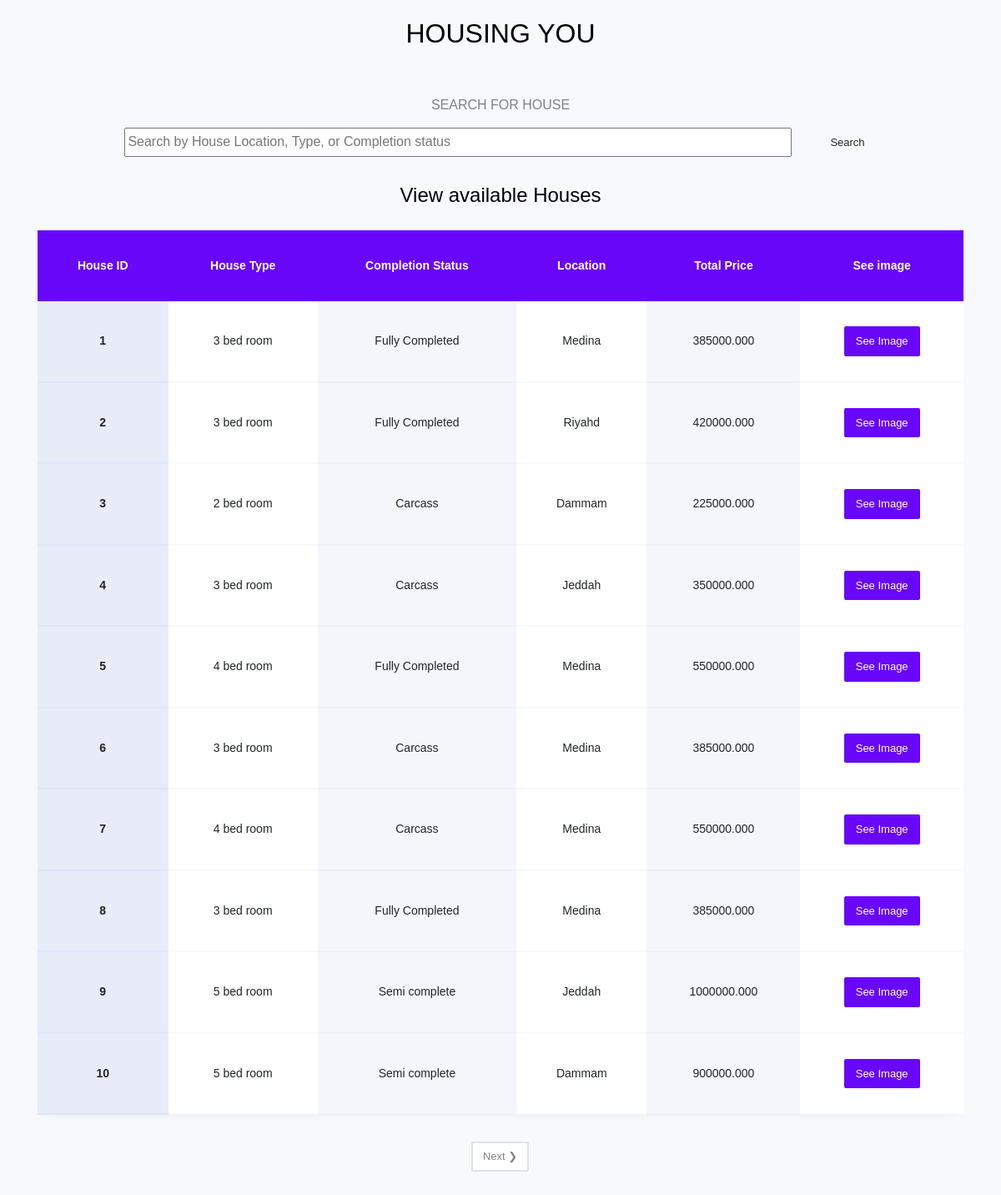
Screenshot of /houses/ with the database file from the repository.
### base/models.py (models this page shows, shortened)
class House(models.Model):
    price = models.IntegerField(blank=True, null=True)
    description = models.TextField(null=True, blank=True)
    type = models.ForeignKey('HouseTypes', models.CASCADE)  # Field name made lowercase.
    location = models.ForeignKey('HouseLocation', models.CASCADE)  # Field name made lowercase.
    conpletion_status = models.ForeignKey(ConpletionStatus, models.CASCADE,)  # Field name made lowercase.
    class Meta:
        ordering = ['id']
    @property
    def total_price(self):
        value = self.location.value
        price = self.type.price
        return (value * price) + price

class HouseTypes(models.Model):
    house_type = models.CharField(max_length=45)
    price = models.IntegerField(blank=True, null=True)
    def __str__(self):
        return self.house_type

class ConpletionStatus(models.Model):
    title = models.CharField(max_length=45, blank=True, null=True)
    def __str__(self):
        return self.title

class HouseLocation(models.Model):
    location = models.CharField(max_length=45)
    value = models.DecimalField(max_digits=5, decimal_places=3, blank=True, null=True)
    def __str__(self):
        return self.location

### base/views.py (the view)
# urls.py: path('houses/', views.all_houses, name ='houses'),
def all_houses(request):
    houses, search_query = searchHouses(request)
    custom_range, houses = paginateHouses(request, houses, 10)
    context = {'houses': houses, 'search_query': search_query, 'custom_range': custom_range}
    context = {'houses': houses,}
    return render(request, 'houses.html', context)

### base/views.py (called while the page is built)
def searchHouses(request):
    search_query = ""
    if request.GET.get('search_query'):
        search_query = request.GET.get('search_query')
    houses = House.objects.distinct().filter(
        Q(type__house_type__icontains=search_query) |
        Q(location__location__icontains=search_query) |
        Q(conpletion_status__title__icontains=search_query)
    )
    return houses, search_query

def paginateHouses(request, houses, results):
    page = request.GET.get('page')
    paginator = Paginator(houses, results)
    try:
        houses = paginator.page(page)
    except PageNotAnInteger:
        page = 1
        houses = paginator.page(page)
    except EmptyPage:
        page = paginator.num_pages
        houses = paginator.page(page)
    leftIndex = (int(page) - 4)
    if leftIndex < 1:
        leftIndex = 1
    rightIndex =(int(page) + 5)
    if rightIndex > paginator.num_pages:
        rightIndex = paginator.num_pages + 1
    custom_range = range(leftIndex, rightIndex)
    return custom_range, houses

### template/houses.html (shortened to what this page needs)
{% load static %}
<!doctype html>
<html lang="en">
  <head>
	<link rel="stylesheet" href="https://stackpath.bootstrapcdn.com/font-awesome/4.7.0/css/font-awesome.min.css">
	<link rel="stylesheet" href="{% static 'css/style.css' %}">
	</head>
	<body>
	<section class="ftco-section">
		<div class="container">
			<div class="row justify-content-center">
				<div class="col-md-6 text-center mb-5">
					<h2 class="heading-sec%tion">HOUSING YOU</h2>
				</div>
			</div>
			<section class="hero-section text-center">
				<div class="container container--narrow">
				  <div class="hero-section__box">
					<h2>Search for <span>House</span></h2>
				  </div>
				  <div class="hero-section__search">
					<form id="searchForm" class="form" action="" method="get">
					  <div class="form__field">
						<input class="input input--text" id="formInput#search" type="text" name="search_query"
						value="{{search_query}}"  placeholder="Search by House Location, Type, or Completion status" />
					  </div>
					  <input class="btn btn--sub btn--lg" type="submit" value="Search" />
					</form>
				  </div>
				</div>
			</section>
			<div class="row">
				<div class="col-md-12">
					<h4 class="text-center mb-4">View available Houses</h4>
					<div class="table-wrap">
						<table class="table">
					    <thead class="thead-primary">
					      <tr>
					        <th>House ID</th>
					        <th>House Type</th>
					        <th>Completion Status</th>
					        <th>Location</th>
					        <th>Total Price</th>
					        <th>See image</th>
					      </tr>
					    </thead>
					    <tbody>
							{% for house in houses %}
							<tr>
								<th scope="row" class="scope" >{{house.id}}</th>
								<td>{{house.type}}</td>
								<td>{{house.conpletion_status}}</td>
								<td>{{house.location}}</td>
								<td>{{house.total_price}}</td>
								<td><a href="{% url 'house' house.id %}" class="btn btn-primary">See Image</a></td>
							</tr>
							{% endfor %}
					    </tbody>
					  </table>
					</div>
				</div>
			</div>
		</div>
	</section>
	{% include "paginator.html" with queryset=houses custom_range=custom_range %}
	</body>
</html>

### template/paginator.html (shortened to what this page needs)
{% if queryset.has_other_pages %}
<div class="pagination">
  <ul class="container">
    {% if queryset.has_next %}
    <li><a href="?page={{queryset.next_page_number}}" class="btn page-link" data-page="{{queryset.next_page_number}}">Next &#10095</a></li>
    {% endif %}
  </ul>
</div>
{% endif %}

### rows the page displays
House: id "1", type "3 bed room", conpletion_status "Fully Completed", location "Medina", total_price "385000.000"
House: id "2", type "3 bed room", conpletion_status "Fully Completed", location "Riyahd", total_price "420000.000"
House: id "3", type "2 bed room", conpletion_status "Carcass", location "Dammam", total_price "225000.000"
House: id "4", type "3 bed room", conpletion_status "Carcass", location "Jeddah", total_price "350000.000"
House: id "5", type "4 bed room", conpletion_status "Fully Completed", location "Medina", total_price "550000.000"
House: id "6", type "3 bed room", conpletion_status "Carcass", location "Medina", total_price "385000.000"
House: id "7", type "4 bed room", conpletion_status "Carcass", location "Medina", total_price "550000.000"
House: id "8", type "3 bed room", conpletion_status "Fully Completed", location "Medina", total_price "385000.000"
House: id "9", type "5 bed room", conpletion_status "Semi complete", location "Jeddah", total_price "1000000.000"
House: id "10", type "5 bed room", conpletion_status "Semi complete", location "Dammam", total_price "900000.000"
